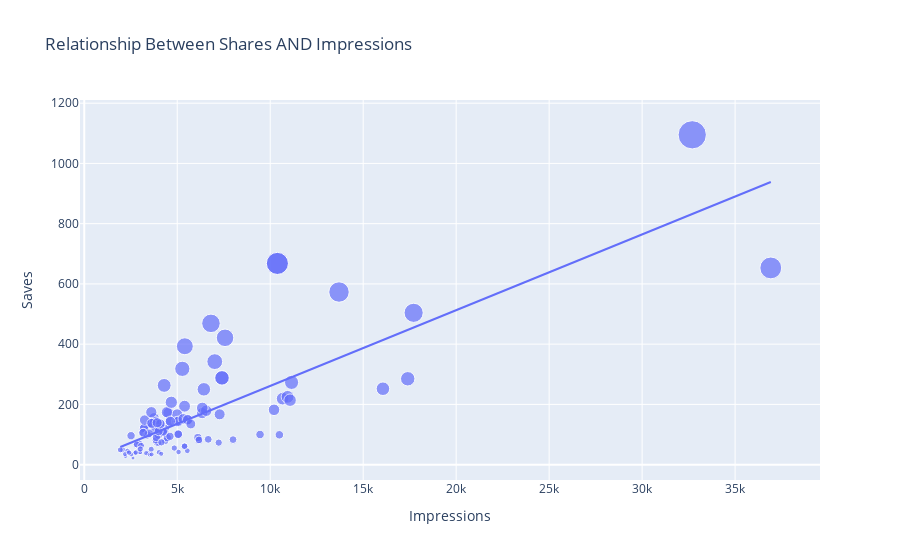

Here is the notebook cell this chart was saved with:
### Code cell
figure=px.scatter(data_frame=i_data,x="Impressions",
                  y="Saves", size="Saves",trendline="ols",
            title ="Relationship Between Shares AND Impressions")
figure.show()
